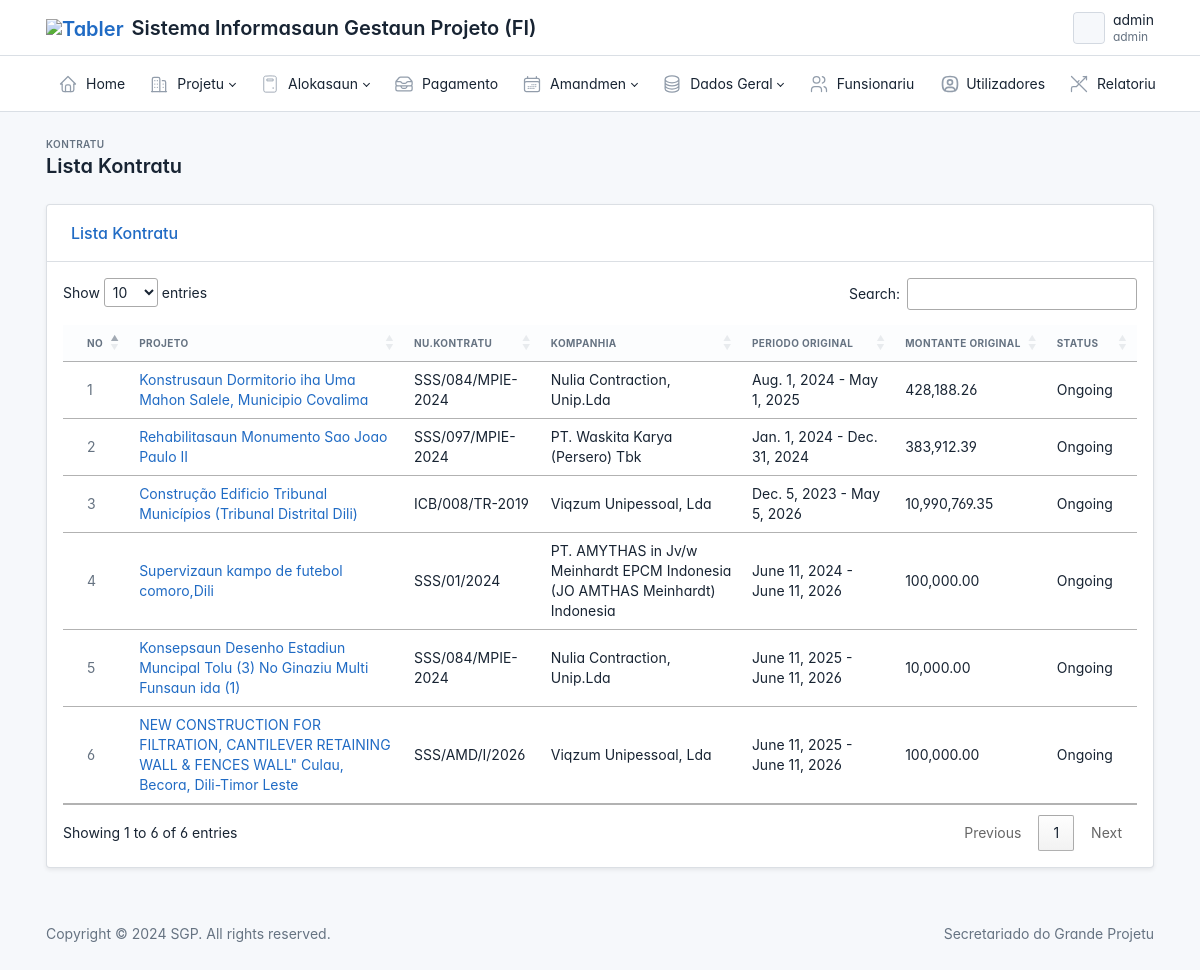
The page /contract/lists/ (signed in) on the database as committed earlier.
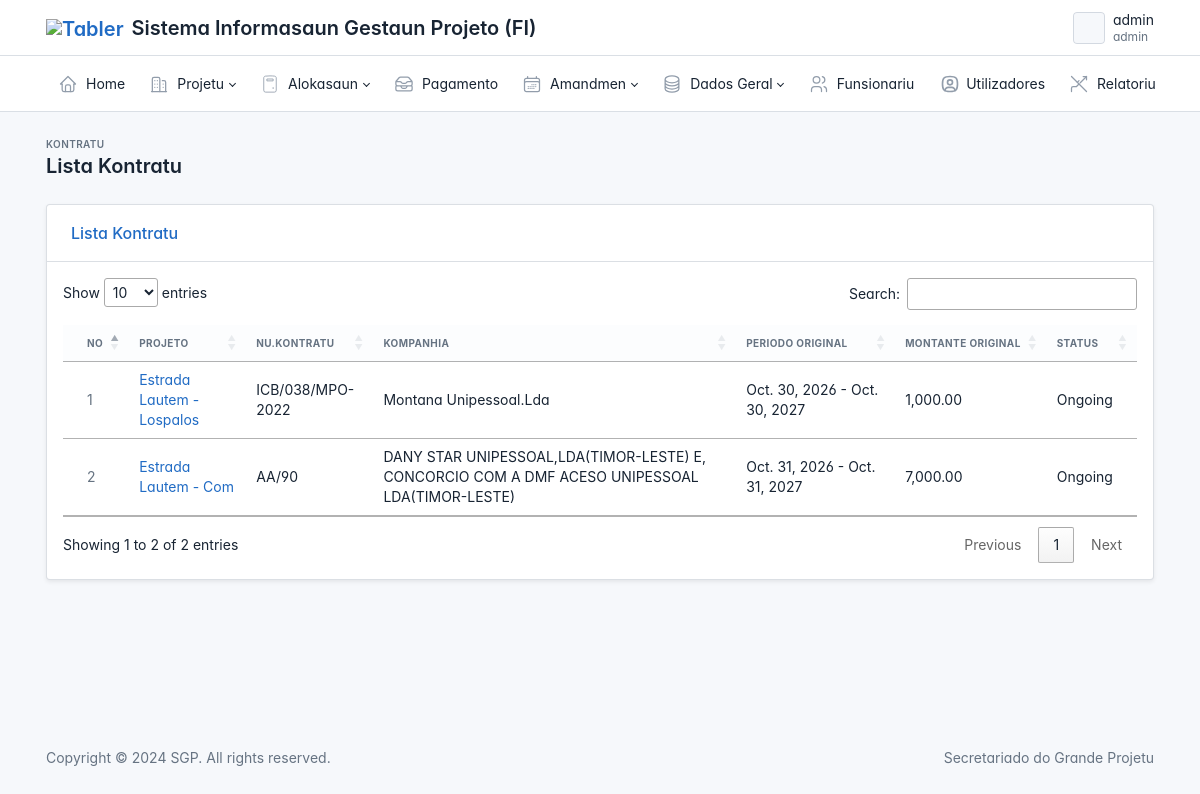
The same page on the database as committed later.
### contract/models.py (models this page shows, shortened)
class Contract(models.Model):
    project = models.OneToOneField(Project, on_delete=models.CASCADE, null=True, blank=True, verbose_name="Projeto", related_name="contract_project")
    company = models.ForeignKey(Company, on_delete=models.CASCADE, null=True, blank=True, verbose_name="Kompanha/Vendors", related_name="contract_company")
    status = models.ForeignKey(Status, on_delete=models.CASCADE, null=True, blank=True, verbose_name="Status", related_name="contract_status")
    start_date = models.DateField(null=True, blank=True)
    end_date = models.DateField(null=True, blank=True)
    number = models.CharField(max_length=100, null=True,blank=True)
    amount = models.DecimalField(max_digits=11, decimal_places=2, blank=True, null=True)
    is_active = models.BooleanField(default=False, null=True, blank=True)
    datetime = models.DateTimeField(auto_now_add=True, null=True, blank=True)
    user = models.ForeignKey(User, on_delete=models.CASCADE, null=True,  blank=True, related_name="contract_user")
    uuid = models.UUIDField(default=uuid.uuid4, editable=False, unique=True, null=True, blank=True)
    class Meta:
        verbose_name = "Kontratu Projeto Original"
        verbose_name_plural = "Lista Kontratu Projeto"

### project/models.py (models this page shows, shortened)
class Project(models.Model):
    name = models.CharField(max_length=500, verbose_name="Projeto")
    activity_code = models.CharField(max_length=50, null=True, blank=True, verbose_name="Kodigo Atividade")
    program = models.ForeignKey(Program, on_delete=models.CASCADE, null=True, blank=True, verbose_name="Programa", related_name="project_program")
    sub_program = models.ForeignKey(SubProgram, on_delete=models.CASCADE, null=True, blank=True, verbose_name="Sub Programa", related_name="project_sub_program")
    owner = models.ForeignKey(Owner, on_delete=models.CASCADE, null=True, blank=True, related_name="project_owner")
    fund = models.ForeignKey(Fund, on_delete=models.CASCADE, null=True, blank=True, verbose_name="Fontes Orsamento", related_name="project_fund")
    type = models.ForeignKey(Type, on_delete=models.CASCADE, null=True, blank=True, verbose_name="Tipo Projeto", related_name='project_type')
    year = models.ForeignKey(Ano, on_delete=models.CASCADE, null=True, blank=True, verbose_name="Tinan Plano Projeto", related_name='project_year')
    owner_estimation = models.DecimalField(max_digits=11, decimal_places=2, blank=True, null=True)
    is_active = models.BooleanField(default=False, null=True, blank=True)
    datetime = models.DateTimeField(auto_now_add=True, null=True, blank=True)
    user = models.ForeignKey(User, on_delete=models.CASCADE, null=True,  blank=True, related_name="project_user")
    uuid = models.UUIDField(default=uuid.uuid4, editable=False, unique=True, null=True, blank=True)
    class Meta:
        verbose_name = "Projeto"
        verbose_name_plural = "Lista Projeto"

class Company(models.Model):
    name = models.CharField(max_length=500, null=True)
    def __str__(self):
        return self.name

class Status(models.Model):
    name = models.CharField(max_length=500, null=True)
    def __str__(self):
        return self.name

### main/decorators.py (the view)
        def wrapper_func(request, *args, **kwargs):
            group = None
            if request.user.groups.all()[0].name:
                group = request.user.groups.all()[0].name
            if group in allow_roles:
                return view_func(request, *args, **kwargs)
            else:
                return render(request, 'layout/403.html')

### contract/views.py (called while the page is built)
@login_required
@allow_user(allow_roles=['admin', 'finance', 'diretor'])
def ContractLists(request):
    group = request.user.groups.all()[0].name
    data = Contract.objects.all()
    conteudo = {
        "title" : "Lista Kontratu",
        'data' : data,
        'group':group
    }
    return render(request, 'contract/list.html',conteudo)

### main/context_processors.py (called while the page is built)
def user_group(request):
    group_name = None
    if request.user.is_authenticated and request.user.groups.exists():
        group_name = request.user.groups.first().name
    return {
        'user_group': group_name
    }

def user_programs_processor(request):
    context = {
        'user_programs': None
    }
    if request.user.is_authenticated:
        try:
            funsionariu = Funsionariu.objects.get(user=request.user)
            context['user_programs'] = funsionariu.program.all()
        except Funsionariu.DoesNotExist:
            if request.user.is_superuser:
                context['user_programs'] = Program.objects.all()
            else:
                context['user_programs'] = Program.objects.none()
    return context

### contract/templates/contract/list.html (shortened to what this page needs)
{% extends 'layout/base.html' %}
{% load humanize %}
{% block content %}
{% load static %}
<div class="page-wrapper">
    <div class="page-header d-print-none">
        <div class="container-xl">
            <div class="row g-2 align-items-center">
                <div class="col">
                    <div class="page-pretitle">Kontratu</div>
                    <h2 class="page-title">{{ title }}</h2>
                </div>
            </div>
        </div>
    </div>
    <div class="page-body">
        <div class="container-xl">
            <div class="card shadow-sm">
                <div class="card-header justify-content-between align-items-center bg-transparent">
                    <h3 class="card-title text-primary font-weight-bold">{{title}}</h3>
                </div>
                <div class="card-body p-0">
                    <div id="table-default" class="table-responsive p-3">
                        <table id="myTable" class="table table-vcenter table-hover card-table">
                            <thead>
                                <tr>
                                    <th class="w-1">No</th>
                                    <th>Projeto</th>
                                    <th>Nu.Kontratu</th>
                                    <th>Kompanhia</th>
                                    <th>Periodo Original</th>
                                    <th>Montante Original</th>
                                    <th>Status</th>
                                </tr>
                            </thead>
                            <tbody class="table-tbody">
                                {% for data in data %}
                                <tr>
                                    <td class="text-muted">{{ forloop.counter }}</td>
                                    <td class="font-weight-medium text-dark">
                                        <a href="{% url 'proj-detail' data.project.uuid %}#kontratu">{{ data.project.name }}</a>
                                    </td>
                                    <td>{{data.number|default:"-"}}</td>
                                    <td>{{data.company|default:"-"}}</td>
                                    <td>{{data.start_date|default:"-"}} - {{data.end_date|default:"-"}}</td>
                                    <td>{{data.amount|default:"-"|intcomma}}</td>
                                    <td>{{data.status|default:"-"}}</td>
                                </tr>
                                {% endfor %}
                            </tbody>
                        </table>
                    </div>
                </div>
            </div>
        </div>
    </div>
</div>
{% endblock content %}
{% block script %}
<link rel="stylesheet" href="https://cdn.datatables.net/1.13.7/css/jquery.dataTables.min.css">
<link rel="stylesheet" href="https://cdn.datatables.net/buttons/2.4.2/css/buttons.dataTables.min.css">
<link rel="stylesheet" href="https://cdn.datatables.net/searchbuilder/1.6.0/css/searchBuilder.dataTables.min.css">
{% endblock script %}

Rows that differ between the two databases and show on the page:
removed Contract: project.name "Konstrusaun Dormitorio iha Uma Mahon Salele, Municipio Covalima", number "SSS/084/MPIE-2024", company "Nulia Contraction, Unip.Lda", start_date "Aug. 1, 2024", end_date "May 1, 2025", amount "428,188.26", status "Ongoing"
removed Contract: project.name "Supervizaun kampo de futebol comoro,Dili", number "SSS/01/2024", company "PT. AMYTHAS in Jv/w Meinhardt EPCM Indonesia (JO AMTHAS Meinhardt) Indonesia", start_date "June 11, 2024", end_date "June 11, 2026", amount "100,000.00", status "Ongoing"
removed Contract: project.name "Konsepsaun Desenho Estadiun Muncipal Tolu (3) No Ginaziu Multi Funsaun ida (1)", number "SSS/084/MPIE-2024", company "Nulia Contraction, Unip.Lda", start_date "June 11, 2025", end_date "June 11, 2026", amount "10,000.00", status "Ongoing"
removed Contract: project.name "NEW CONSTRUCTION FOR FILTRATION, CANTILEVER RETAINING WALL & FENCES WALL\" Culau, Becora, Dili-Timor Leste", number "SSS/AMD/I/2026", company "Viqzum Unipessoal, Lda", start_date "June 11, 2025", end_date "June 11, 2026", amount "100,000.00", status "Ongoing"
changed Contract: project.name "Rehabilitasaun Monumento Sao Joao Paulo II" → "Estrada Lautem - Lospalos"; number "SSS/097/MPIE-2024" → "ICB/038/MPO-2022"; company "PT. Waskita Karya (Persero) Tbk" → "Montana Unipessoal.Lda"; start_date "Jan. 1, 2024" → "Oct. 30, 2026"; end_date "Dec. 31, 2024" → "Oct. 30, 2027"; amount "383,912.39" → "1,000.00"
changed Contract: project.name "Construção Edificio Tribunal Municípios (Tribunal Distrital Dili)" → "Estrada Lautem - Com"; number "ICB/008/TR-2019" → "AA/90"; company "Viqzum Unipessoal, Lda" → "DANY STAR UNIPESSOAL,LDA(TIMOR-LESTE) E, CONCORCIO COM A DMF ACESO UNIPESSOAL LDA(TIMOR-LESTE)"; start_date "Dec. 5, 2023" → "Oct. 31, 2026"; end_date "May 5, 2026" → "Oct. 31, 2027"; amount "10,990,769.35" → "7,000.00"
Other text that changed with them:
text written by a page script: "Show entries Search: Showing 1 to 6 of 6 entries Previous 1 Next" → "Show entries Search: Showing 1 to 2 of 2 entries Previous 1 Next"
